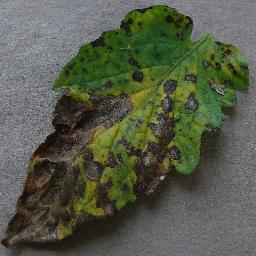
#> input picture final_v2/test/Tomato_early_blight.JPG, 256 x 256 px, found by its file name
$ python dark.py
#> lines starting #> are read from the running program, lines starting #| are printed output that depends on the picture; after the words box and inside, x2 and y2 are one past the last pixel; in counts of white or black regions, pixels touching at a corner belong together
# [70 lines of commented-out code are left out]


import cv2
import numpy as np

# Load the image
image_path = 'final_v2/test/Tomato_early_blight.JPG'
image = cv2.imread(image_path)
#> image is the input picture: shape (256, 256, 3); mean B, G, R 73.6, 91, 85.8

# Convert to HSV color space for more precise color filtering
hsv = cv2.cvtColor(image, cv2.COLOR_BGR2HSV)
#> hsv: shape (256, 256, 3); mean H, S, V 64.2, 73, 94.3

# Define color range for green (leaf color) in HSV space and adjust for better segmentation
lower_green = np.array([20, 30, 30])  # Adjusted lower range
upper_green = np.array([90, 255, 255])  # Adjusted upper range

# Create a mask based on the color range
mask_green = cv2.inRange(hsv, lower_green, upper_green)
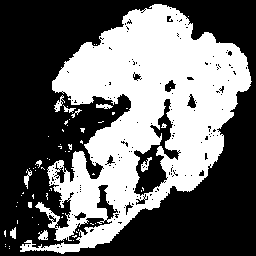
#> mask_green: shape (256, 256); 41.3% white; 69 white regions (58 under 20 px), largest, box (x1, y1, x2, y2) and area: (20, 4, 252, 254) 26349, (54, 95, 65, 112) 71, (141, 157, 152, 172) 71

# Perform morphological operations to remove noise and fill gaps
kernel = np.ones((7, 7), np.uint8)  # Larger kernel for better cleaning
mask_cleaned = cv2.morphologyEx(mask_green, cv2.MORPH_CLOSE, kernel)
#> mask_cleaned: shape (256, 256); 46.9% white; 16 white regions (14 under 20 px), largest, box (x1, y1, x2, y2) and area: (20, 4, 252, 256) 30556, (4, 227, 16, 239) 94
mask_cleaned = cv2.dilate(mask_cleaned, kernel, iterations=1)  # Additional dilation to cover gaps
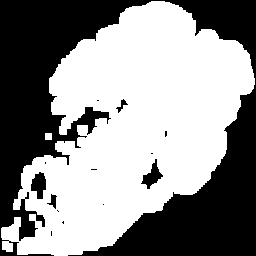
#> mask_cleaned: shape (256, 256); 56.5% white; 14 black regions (9 under 20 px)

# Find contours in the cleaned mask
contours, _ = cv2.findContours(mask_cleaned, cv2.RETR_EXTERNAL, cv2.CHAIN_APPROX_SIMPLE)
#> contours = 2 contours; box (x1, y1, x2, y2) and area: (1, 1, 255, 256) 37036, (45, 133, 52, 140) 36

# Assume the largest contour is the leaf and create a mask from it
if contours:
    largest_contour = max(contours, key=cv2.contourArea)
#> largest_contour = contour of 552 points, box (x1, y1, x2, y2) (1, 1, 255, 256), area 37036
    mask_final = np.zeros_like(mask_cleaned)
    cv2.drawContours(mask_final, [largest_contour], -1, 255, thickness=cv2.FILLED)
#> mask_final: shape (256, 256); 57.5% white; 1 black region, box (x1, y1, x2, y2) and area: (0, 0, 256, 256) 27829

    # Create a mask to exclude dark spots on the leaf
    gray = cv2.cvtColor(image, cv2.COLOR_BGR2GRAY)
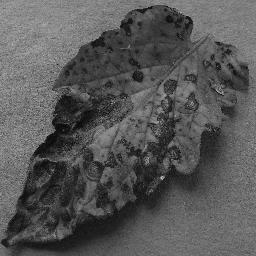
#> gray: shape (256, 256); min 1, max 195, mean 87.5
    _, mask_dark_spots = cv2.threshold(gray, 60, 255, cv2.THRESH_BINARY_INV)  # Detect dark areas
#> mask_dark_spots: shape (256, 256); 26.1% white; 348 white regions (322 under 20 px), largest, box (x1, y1, x2, y2) and area: (1, 113, 225, 256) 9659, (63, 8, 193, 93) 2416, (32, 86, 118, 158) 2302

    # Combine the leaf mask and inverse of the dark spot mask
    mask_exclude_dark = cv2.bitwise_and(mask_final, mask_dark_spots)
#> mask_exclude_dark: shape (256, 256); 24% white; 351 white regions (317 under 20 px), largest, box (x1, y1, x2, y2) and area: (16, 113, 225, 255) 6528, (16, 159, 86, 234) 2469, (63, 8, 193, 93) 2415

    # Create a pink background
    background_pink = np.full(image.shape, (255, 182, 193), dtype=np.uint8)  # Pink background

    # Add a pink outline to the leaf by creating a slightly larger contour
    mask_outline = np.zeros_like(mask_final)
    cv2.drawContours(mask_outline, [largest_contour], -1, 255, thickness=10)  # Adjust thickness as needed
#> mask_outline: shape (256, 256); 19.4% white; 1 white region, box (x1, y1, x2, y2) and area: (0, 0, 256, 256) 12719
    outline_pink = cv2.bitwise_and(background_pink, background_pink, mask=mask_outline)
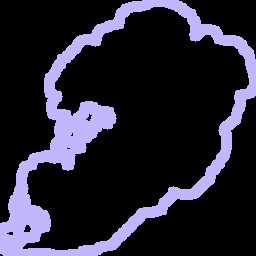
#> outline_pink: shape (256, 256, 3); mean of channels 0, 1, 2 49.5, 35.3, 37.5; drawn as B, G, R
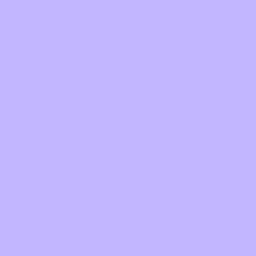
#> background_pink: shape (256, 256, 3); mean of channels 0, 1, 2 255, 182, 193; drawn as B, G, R

    # Combine the pink background with the leaf-only image and the pink outline
    leaf_only_refined = cv2.bitwise_and(image, image, mask=mask_exclude_dark)
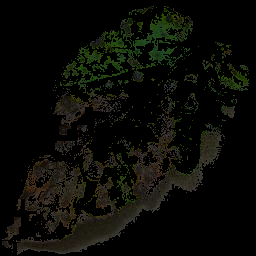
#> leaf_only_refined: shape (256, 256, 3); mean B, G, R 6.2, 11, 10.2
    pink_background_image = cv2.bitwise_and(background_pink, background_pink, mask=~mask_final)  # Pink outside leaf
    pink_background_image = cv2.add(pink_background_image, leaf_only_refined)  # Add the leaf region
    pink_background_image = cv2.add(pink_background_image, outline_pink)  # Add the pink outline
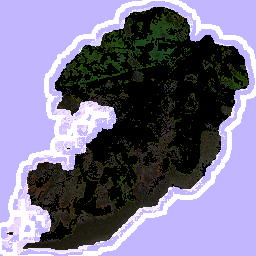
#> pink_background_image: shape (256, 256, 3); mean of channels 0, 1, 2 142.1, 114.8, 119; drawn as B, G, R

else:
    pink_background_image = image  # If no leaf found, use original image

# Save the result as a PNG image
cv2.imwrite("mark/chk_pink/pink_background_excluding_dark_spots.png", pink_background_image)

$ run again, with final_v2/test/TomatoHealthy2.JPG copied over final_v2/test/Tomato_early_blight.JPG
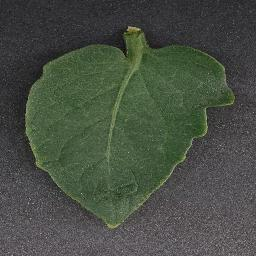
#> input picture final_v2/test/TomatoHealthy2.JPG, 256 x 256 px, found by its file name
#> image is the input picture: shape (256, 256, 3); mean B, G, R 67.5, 78.4, 71.3
#> hsv: shape (256, 256, 3); mean H, S, V 95.9, 40.3, 80
#> `mask_green = cv2.inRange(hsv, lower_green, upper_green)`:
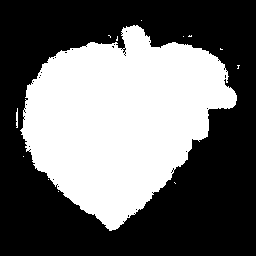
#> mask_green: shape (256, 256); 41.7% white; 13 white regions (11 under 20 px), largest, box (x1, y1, x2, y2) and area: (20, 25, 237, 231) 27243, (16, 108, 18, 128) 34
#> contours = 2 contours; box (x1, y1, x2, y2) and area: (13, 17, 240, 234) 30263, (234, 62, 243, 72) 70
#> largest_contour = contour of 352 points, box (x1, y1, x2, y2) (13, 17, 240, 234), area 30263
#> mask_final: shape (256, 256); 46.8% white; 1 white region, box (x1, y1, x2, y2) and area: (13, 17, 240, 234) 30666
#> mask_dark_spots: shape (256, 256); 27% white; 919 white regions (904 under 20 px), largest, box (x1, y1, x2, y2) and area: (0, 0, 256, 204) 15374, (206, 107, 223, 130) 162, (224, 87, 247, 116) 147
#> mask_exclude_dark: shape (256, 256); 6% white; 334 white regions (321 under 20 px), largest, box (x1, y1, x2, y2) and area: (13, 17, 233, 195) 2758, (206, 107, 223, 130) 115, (224, 87, 240, 112) 107
#> mask_outline: shape (256, 256); 13.3% white; 1 white region, box (x1, y1, x2, y2) and area: (8, 12, 245, 239) 8712
#> `pink_background_image = cv2.add(pink_background_image, outline_pink)`:
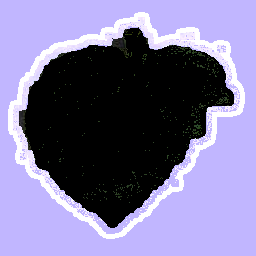
#> pink_background_image: shape (256, 256, 3); mean of channels 0, 1, 2 154.3, 117.2, 122.9; drawn as B, G, R
